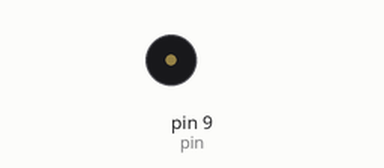
A sketch run on a simulated Arduino Uno, built with avr-gcc and run on an emulated ATmega328P. Parts: buzzer (waves = sounding).

Above: at 0.85 s.
At 37.95 s:
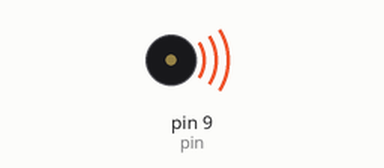
Timing chart, 0 to 38.6 s (numbered marks = the images above):
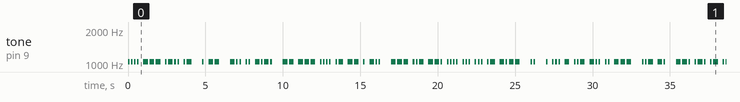

The sketch:

Morse_2_frase.ino
```cpp
/******************************************************************************
**                                                                           **
**                              Morse                                        **
**                                                                           **
**                          Mohamed Oughssay                                 **
******************************************************************************/

//****** Includes *************************************************************

//****** Variables ************************************************************
const int pin = 9;   // pin for speaker

int note = 1047;
int velocitat = 10;

//****** Setup ****************************************************************
void setup()
{
}

//****** Loop *****************************************************************
void loop()
{
  //H
    punt();
    punt();
    punt();
    punt();
  //Espai entre lletres
    espaiL();
  //O
    ratlla();
    ratlla();
    ratlla();
  //Espai entre lletres
    espaiL();
  //L
    punt();
    ratlla();
    punt();
    punt();
  //Espai entre lletres
    espaiL();
  //A
    punt();
    ratlla();
  //Espai entre paraules
  espaiP();
  //E
    punt();
  //Espai entre lletres
    espaiL();
  //M
    ratlla();
    ratlla();
  //Espai entre paraules
  espaiP();
  //D
    ratlla();
    punt();
    punt();
  //Espai entre lletres
    espaiL();
  //I
    punt();
    punt();
  //Espai entre lletres
    espaiL();
  //C
    ratlla();
    punt();
    ratlla();
    punt();
  //Espai entre paraules
  espaiP();
  //M
    ratlla();
    ratlla();
  //Espai entre lletres
    espaiL();
  //O
    ratlla();
    ratlla();
    ratlla();
  //Espai entre lletres
    espaiL();
  //H
    punt();
    punt();
    punt();
    punt();
  //Espai entre lletres
    espaiL();
  //A
     punt();
     ratlla();
  //Espai entre lletres
    espaiL();
  //M
    ratlla();
    ratlla();
  //Espai entre lletres
    espaiL();
  //E
    punt();
  //Espai entre lletres
    espaiL();
  //D
    ratlla();
    punt();
    punt();
  //Espai entre paraules
  espaiP();
  //O
    ratlla();
    ratlla();
    ratlla();
  //Espai entre lletres
    espaiL();
  //U
    punt();
    punt();
    ratlla();
  //Espai entre lletres
    espaiL();
  //G
    ratlla();
    ratlla();
    punt();
  //Espai entre lletres
    espaiL();
  //H
    punt();
    punt();
    punt();
    punt();
  //Espai entre lletres
    espaiL();
  //S
    punt();
    punt();
    punt();
  //Espai entre lletres
    espaiL();
  //S
    punt();
    punt();
    punt();
  //Espai entre lletres
    espaiL();
  //A
    punt();
    ratlla();
  //Espai entre lletres
    espaiL();
  //Y
    ratlla();
    punt();
    ratlla();
    ratlla();
  //Espai entre paraules
  espaiP();
  //I
    punt();
    punt();
  //Espai entre paraules
  espaiP();
  //E
    punt();
  //Espai entre lletres
    espaiL();
  //S
    punt();
    punt();
    punt();
  //Espai entre lletres
    espaiL();
  //T
    ratlla();
  //Espai entre lletres
    espaiL();
  //U
    punt();
    punt();
    ratlla();
  //Espai entre lletres
    espaiL();
  //D
    ratlla();
    punt();
    punt();
  //Espai entre lletres
    espaiL();
  //I
    punt();
    punt();
  //Espai entre lletres
    espaiL();
  //O
    ratlla();
    ratlla();
    ratlla();
  //Espai entre paraules
  espaiP();
  //U
    punt();
    punt();
    ratlla();
  //Espai entre lletres
    espaiL();
  //N
    ratlla();
    punt();
  //Espai entre paraules
  espaiP();
  //G
    ratlla();
    ratlla();
    punt();
  //Espai entre lletres
    espaiL();
  //R
    punt();
    ratlla();
    punt();
  //Espai entre lletres
    espaiL();
  //A
    punt();
    ratlla();
  //Espai entre lletres
    espaiL();
  //U
    punt();
    punt();
    ratlla();
  //Espai entre paraules
  espaiP();
  //M
    ratlla();
    ratlla();
  //Espai entre lletres
    espaiL();
  //I
    punt();
    punt();
  //Espai entre lletres
    espaiL();
  //T
    ratlla();
  //Espai entre lletres
    espaiL();
  //J
    punt();
    ratlla();
    ratlla();
    ratlla();
  //Espai entre lletres
    espaiL();
  //A
    punt();
    ratlla();
  //Espai entre paraules
  espaiP();
  //A
    punt();
    ratlla();
  //Espai entre paraules
  espaiP();
  //L
    punt();
    ratlla();
    punt();
    punt();
  //Espai entre lletres
    espaiL();
  //A
    punt();
    ratlla();
  //Espai entre lletres
    espaiL();
  //C
    ratlla();
    punt();
    ratlla();
    punt();
  //Espai entre lletres
    espaiL();
  //E
    punt();
  //Espai entre lletres
    espaiL();
  //T
    ratlla();
  //Espai entre lletres
    espaiL();
  //A
    punt();
    ratlla();
  //Espai entre lletres
    espaiL();
  //N
    ratlla();
    punt();
  //Espai entre lletres
    espaiL();
  //I
    punt();
    punt();
  //Espai entre lletres
    espaiL();
  //A
    punt();
    ratlla();
  //Espai entre paraules
  espaiP();
  //A
    punt();
    ratlla();
  //Espai entre paraules
  espaiP();
  //M
    ratlla();
    ratlla();
  //Espai entre lletres
    espaiL();
  //A
    punt();
    ratlla();
  //Espai entre lletres
    espaiL();
  //N
    ratlla();
    punt();
  //Espai entre lletres
    espaiL();
  //R
    punt();
    ratlla();
    punt();
  //Espai entre lletres
    espaiL();
  //E
    punt();
  //Espai entre lletres
    espaiL();
  //S
    punt();
    punt();
    punt();
  //Espai entre lletres
    espaiL();
  //A
    punt();
    ratlla();
  //Espai entre paraules
  espaiP();

}

//****** Funcions *************************************************************
void punt()
{
  tone(pin, note, 1000/velocitat);
  delay(1000/velocitat);
  delay(1000/velocitat);
}

void ratlla()
{
  tone(pin, note, 3*(1000/velocitat));
  delay(3*(1000/velocitat));
  delay(1000/velocitat);
}

void espaiL()  //Espai entre lletres
{
  delay(2*(1000/velocitat));
}

void espaiP()  //Espai entre paraules
{
  delay(6*(1000/velocitat));
}
```

Measured:
- by itself, tone on pin 9 (pin): plays 1047 Hz for 0.10 s, 1047 Hz for 0.10 s, 1047 Hz for 0.10 s, 1047 Hz for 0.10 s, 1047 Hz for 0.30 s, 1047 Hz for 0.30 s … (323 notes in this stretch)
